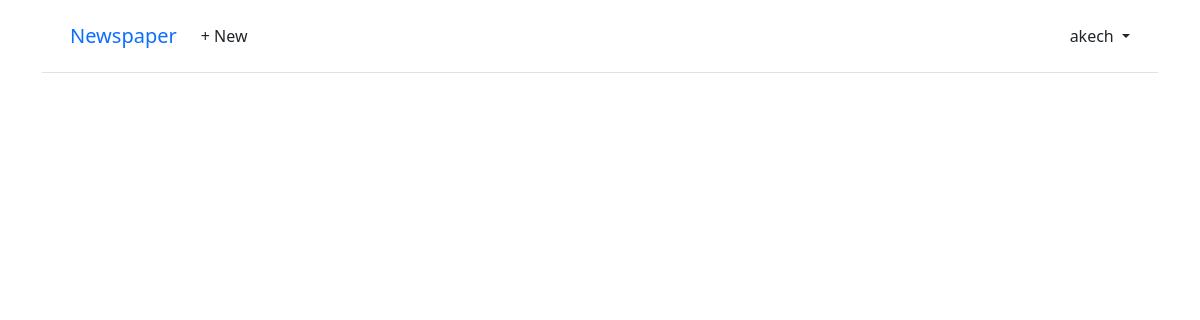
Page /articles/ (signed in) on the earlier database version.
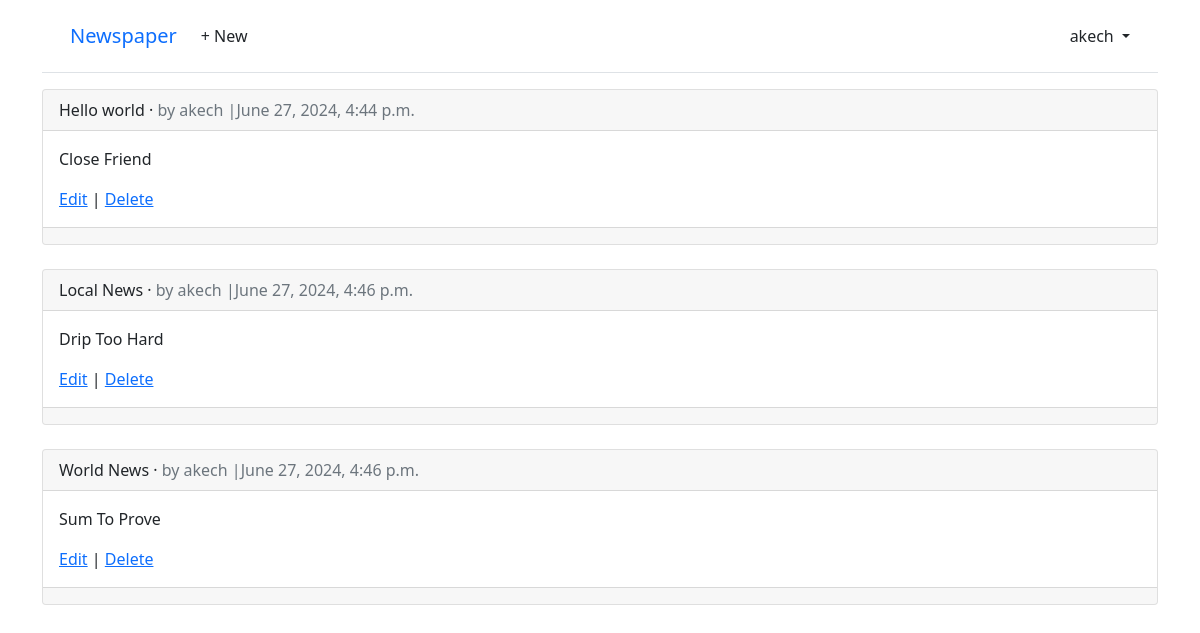
Same page on the later database version.
### articles/models.py (models this page shows, shortened)
class Article(models.Model):
    title = models.CharField(max_length=255)
    body = models.TextField()
    date = models.DateTimeField(auto_now_add=True)
    author = models.ForeignKey(
        settings.AUTH_USER_MODEL,
        on_delete=models.CASCADE,
    )

### articles/views.py (the view)
# urls.py: path("", ArticleListView.as_view(), name="article_list" ),
class ArticleListView(LoginRequiredMixin, ListView):
    model = Article
    template_name = "article_list.html"

### templates/article_list.html (shortened to what this page needs)
{% extends "base.html" %}
{% block content %}
{% for article in article_list %}
    <div class="card">
        <div class="card-header">
            <span class="font-weight-bold">{{ article.title }}</span>
&middot;
            <span class="text-muted">by {{ article.author }} |{{ article.date }}</span>
        </div>
        <div class="card-body">
            <p>{{ article.body }}</p>
            <a href="{% url 'article_edit' article.pk %}">Edit</a> |
            <a href="{% url 'article_delete' article.pk %}">Delete</a>
        </div>
        <div class="card-footer">
        </div>
    </div>
    <br />
{% endfor %}
{% endblock content %}

### templates/base.html (shortened to what this page needs)
<!DOCTYPE html>
<html>
<head>
  <link href="https://cdn.jsdelivr.net/npm/bootstrap@5.1.3/dist/css/bootstrap.min.css" rel="stylesheet"
>
</head>
<body>
  <div class="container">
    <header class="p-3 mb-3 border-bottom">
      <div class="container">
        <div class="d-flex flex-wrap align-items-center justify-content-center
          justify-content-lg-start">
          <a class="navbar-brand" href="{% url 'home' %}">Newspaper</a>
          <ul class="nav col-12 col-lg-auto me-lg-auto mb-2 justify-content-center
            mb-md-0">
            {% if user.is_authenticated %}
            <li><a href="{% url 'article_new' %}" class="nav-link px-2 link-dark">+ New</a></li>
          </ul>
          <div class="dropdown text-end">
            <a href="#" class="d-block link-dark text-decoration-none dropdown-toggle" id="dropdownUser1"
              data-bs-toggle="dropdown" aria-expanded="false">
              {{ user.username }}
            </a>
          </div>
          {% else %}
          <div class="text-end">
            <a href="{% url 'login' %}" class="btn btn-outline-primary me-2">Log
              In</a>
            <a href="{% url 'signup' %}" class="btn btn-primary">Sign Up</a>
          </div>
          {% endif %}
        </div>
      </div>
    </header>
    <main>
      {% block content %}
      {% endblock content %}
    </main>
  </div>
</body>
</html>

Differences in the rows shown:
added Article: title "Hello world", author "akech", date "June 27, 2024, 4:44 p.m.", body "Close Friend"
added Article: title "Local News", author "akech", date "June 27, 2024, 4:46 p.m.", body "Drip Too Hard"
added Article: title "World News", author "akech", date "June 27, 2024, 4:46 p.m.", body "Sum To Prove"
